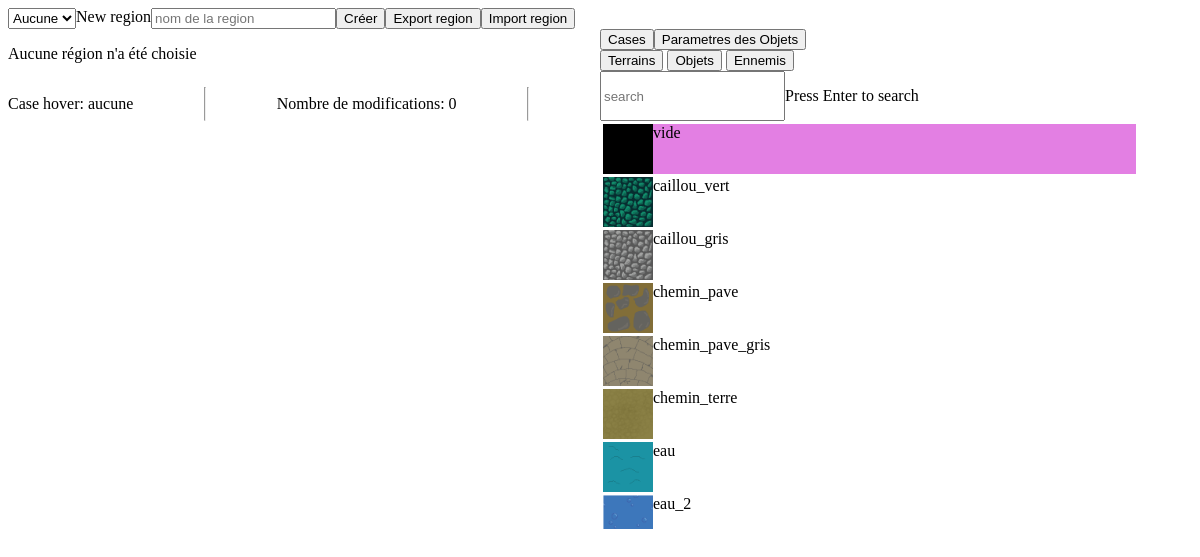
Page /web/php/editor.php (signed in) on the committed database.
### tables this page shows
CREATE TABLE terrain (
	id_terrain INT PRIMARY KEY,
 	image_ TEXT,
 	nom  TEXT,
 	peut_marcher BOOLEAN,
 	cultivable BOOLEAN,
 	objet_dessus BOOLEAN
);

### includes/bdd.php (called while the page is built, shortened)
<?php
function requete_prep($db, $requested, $vars=array(), $debug=false){
    $statement = $db->prepare($requested, array(PDO::ATTR_CURSOR => PDO::CURSOR_FWDONLY));
    $reponse = $statement->execute($vars);
    $arr = $statement->fetchAll();
    return $arr;
}

### web/php/editor.php (the view, shortened to what this page needs)
<?php
include_once "../../includes/bdd.php";
$db = load_db("../../includes/config.json");
$requete = "SELECT * FROM terrain;";
$terrains = array();
$r = requete_prep($db, $requete);
foreach($r as $i => $data){
    $nom = $data["nom"];
    $img = $data["image_"];
    $terrains[$data["id_terrain"]] = array("nom"=>$nom, "img"=>$img);
}
$requete = "SELECT * FROM objets;";
$objets = array();
$r = requete_prep($db, $requete);
foreach($r as $i => $data){
    $nom = $data["nom"];
    $img = $data["image_"];
    $objets[$data["id_objet"]] = array("id_objet"=>$data["id_objet"], "nom"=>$nom,
                                       "img"=>$img, "z_index"=>$data["z_index"]);
}
$requete = "SELECT * FROM monstre ORDER BY id_monstre;";
$ennemis = array();
$r = requete_prep($db, $requete);
foreach($r as $i => $data){
    $nom = $data["nom"];
    $img = $data["img_base"];
    $ennemis[$data["id_monstre"]] = array("id_monstre"=>$data["id_monstre"], "nom"=>$nom,
                                       "img_base"=>$img);
}
$region_selected = "";
$cases_terrains = array();
$cases_objets = array();
$cases_ennemis = array();
$tc = 5;
?>
<html>
    <head>
        <link href="../css/editor.css" rel="stylesheet" />
    </head>
    <body onload="aff();">
        <div>
            <div class="row">
                <select id="region_sel" onchange="change_map()">
                    <option value="" <?php if($region_selected == ""){ echo "selected"; } ?>>Aucune</option>
                </select>
                <div class="row">
                    <label>New region</label>
                    <input id="new_region_name" type="text" placeholder="nom de la region">
                    <button onclick="new_region();">Créer</button>
                </div>
                <div class="row">
                    <button onclick="export_region();">Export region</button>
                    <button onclick="import_region();">Import region</button>
                </div>
            </div>
        </div>
        <div class="row">
            <div style="overflow:auto;width:100%;height:90%;">
            <?php
                if($region_selected!=""){
                    echo "<svg viewBox=\"0 0 100 80\" id=\"viewport\" onmouseleave=\"is_clicking=false;\" style=\"background:white;border:1px solid black;\" xmlns=\"http://www.w3.org/2000/svg\">";
                    $tx = 20;
                    $ty = 16;
                    $dx = 0;
                    $dy = 0;
                    $ct = $tc + 0.15;
                    echo "<image id=\"case_test\" style=\"display:none;\" x=\"0\" y=\"0\" width=\"$ct\" height=\"$ct\" class=\"case\"></image>";
                    for($x = 0; $x < $tx; $x++){
                        for($y = 0; $y < $ty; $y++){
                            $cx = $x * $tc + $dx;
                            $cy = $y * $tc + $dy;
                            $idd = "$x-$y";
                            $src="../imgs/tuiles/vide.png";
                            if(isset($cases_terrains[$idd])){
                                $img = $terrains[$cases_terrains[$idd]["id_terrain"]]["img"];
                                $src = "../imgs/tuiles/$img";
                            }
                            echo "<image z_index=0 id=\"$x-$y\" xlink:href=\"$src\" x=\"$cx\" y=\"$cy\" width=\"$ct\" height=\"$ct\" onclick=\"mclick($x,$y);\"  onmouseover=\"mo($x,$y);\" onmouseout=\"ml($x,$y);\" class=\"case\"></image>";
                        }
                    }
                    for($x = 0; $x < $tx; $x++){
                        for($y = 0; $y < $ty; $y++){
                            $cx = $x * $tc + $dx;
                            $cy = $y * $tc + $dy;
                            $idd = "$x-$y";
                            $src = "";
                            if(isset($cases_objets[$idd])){
                                $img = $objets[$cases_objets[$idd]["id_objet"]]["img"];
                                $src = "../imgs/objets/$img";
                            }
                            $ct = $tc + 0.15;
                            echo "<image z_index=0 id=\"o_$x-$y\" xlink:href=\"$src\" x=\"$cx\" y=\"$cy\" width=\"$ct\" height=\"$ct\" onclick=\"mclick($x,$y);\" onmouseover=\"mo($x,$y);\" onmouseout=\"ml($x,$y);\" class=\"case\"></image>";
                        }
                    }
                    for($x = 0; $x < $tx; $x++){
                        for($y = 0; $y < $ty; $y++){
                            $cx = $x * $tc + $dx;
                            $cy = $y * $tc + $dy;
                            $idd = "$x-$y";
                            $src = "";
                            if(isset($cases_ennemis[$idd])){
                                $img = $ennemis[$cases_ennemis[$idd]["id_monstre"]]["img_base"];
                                $src = "../imgs/ennemis/$img";
                            }
                            $ct = $tc + 0.15;
                            echo "<image z_index=0 id=\"e_$x-$y\" xlink:href=\"$src\" x=\"$cx\" y=\"$cy\" width=\"$ct\" height=\"$ct\" onclick=\"mclick($x,$y);\"  onmouseover=\"mo($x,$y);\" onmouseout=\"ml($x,$y);\" class=\"case\"></image>";
                        }
                    }
                    echo "<rect id=\"selection_params\" x=0 y=0 width=$tc height=$tc style=\"stroke: green; stroke-width: 0.2; fill:none; display:none;\"></rect>";
                    echo "</svg>";
                }
                else{
                    echo "<p>Aucune région n'a été choisie</p>";
                }
            ?>
            <div class="row">
                <p>Case hover: <span id="hover_case">aucune</span></p>
                <hr />
                <p>Nombre de modifications: <span id="nb_modifs">0</span></p>
                <hr />
            </div>
            </div>
            <div style="overflow:scroll;width:100%;height:500px;">
                <div class="liste_tiles">
                    <div class="row">
                        <button onclick="set_selection('terrains');">Cases</button>
                        <button onclick="set_selection('objets_parametres');">Parametres des Objets</button>
                    </div>
                    <div class="row">
                        <div id="bts_placer">
                            <button onclick="set_selection('terrains');">Terrains</button>
                            <button onclick="set_selection('objets');">Objets</button>
                            <button onclick="set_selection('ennemis');">Ennemis</button>
                        </div>
                    </div>
                    <div id="terrains">
                        <div class="row"> <input id="search_t" type="text" placeholder="search" onkeypress="search_t();" onchange="search_t();" /> <p>Press Enter to search</p></div>
                        <?php
                            foreach($terrains as $i=>$data){
                                $img = $data["img"];
                                $nom = $data["nom"];
                                $sel = "";
                                if($i == 0){
                                    $sel = "liste_element_selectione";
                                }
                                echo "<div value=\"$nom\" id=\"liste_elt_$i\" class=\"liste_terrains liste_element $sel\" onclick=\"select_tile($i);\"><img class=\"img_liste_element\" src=\"../imgs/tuiles/$img\" /><label>$nom</label></div>";
                            }
                        ?>
                    </div>
                </div>
            </div>
        </div>
    </body>
</html>

### web/css/editor.css (style rules this page uses)
.row { display: flex; flex-direction: row; }
.liste_element { width: 90%; display: flex; flex-direction: row; margin: 3px; }
.liste_element_selectione { background-color: rgba(200, 0, 200, 0.5); }
.img_liste_element { width: 50px; height: 50px; float: left; }

### web/php/editor.php (style rules this page uses)
body { overflow: hidden; }

### rows in the picture
terrain: image_ (picture), nom "vide"
terrain: image_ (picture), nom "caillou_vert"
terrain: image_ (picture), nom "caillou_gris"
terrain: image_ (picture), nom "chemin_pave"
terrain: image_ (picture), nom "chemin_pave_gris"
terrain: image_ (picture), nom "chemin_terre"
terrain: image_ (picture), nom "eau"
terrain: image_ (picture), nom "eau_2"
